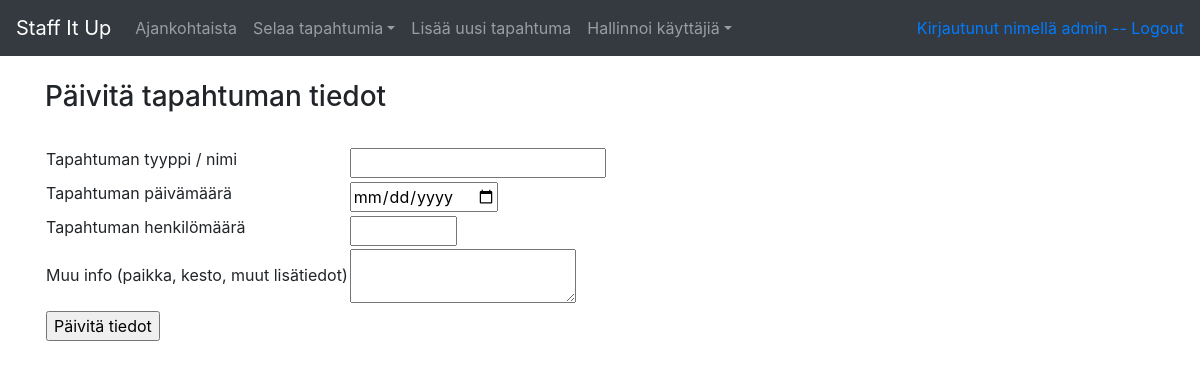
The app's page /admin/update/event/5/ (signed in), older data.
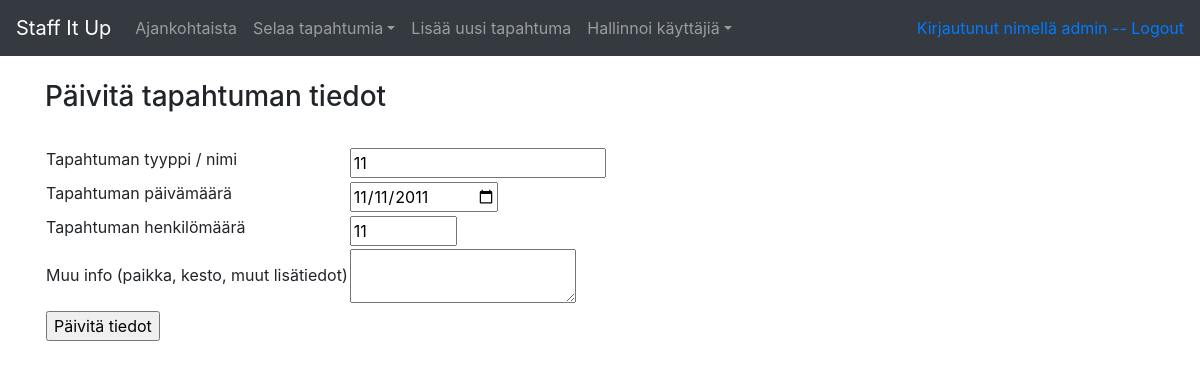
The same page, newer data.
### application/auth/models.py (models this page shows, shortened)
class User(db.Model):
    __tablename__ = "account"
    id = db.Column(db.Integer, primary_key=True)
    date_created = db.Column(db.DateTime, default=db.func.current_timestamp())
    date_modified = db.Column(db.DateTime, default=db.func.current_timestamp(),
                              onupdate=db.func.current_timestamp())
    name = db.Column(db.String(144), nullable=False)
    username = db.Column(db.String(20), nullable=False)
    password = db.Column(db.String(30), nullable=False)
    email = db.Column(db.String(144))
    phone = db.Column(db.String(20))
    roles = db.relationship("Role", secondary="account_role")
    registrations = db.relationship("AssignmentRegistration", backref='account', lazy=True)
    def role_ok(self, role):
        for user_role in self.roles:
                    if user_role.name == role:
                        return True

### application/events/models.py (models this page shows, shortened)
class Event(db.Model):
    id = db.Column(db.Integer, primary_key=True)
    type = db.Column(db.String(144), nullable=False)
    date = db.Column(db.Date, nullable=False)
    pax = db.Column(db.Integer)
    info = db.Column(db.String(500))
    staffed = db.Column(db.Boolean, nullable=False)
    assignments = db.relationship("Assignment", backref='event', lazy=True)

### application/events/views.py (the view, shortened to what this page needs)
@app.route("/admin/update/event/<event_id>/", methods=["GET", "POST"])
@login_required("admin")
def events_update(event_id):
    event = Event.query.get(event_id)
    if request.method == "GET":
        form = EventForm(obj=event)
        return render_template("admin/events/update.html", form=form, event=event)

### application/events/forms.py
class EventForm(FlaskForm):
    type = StringField("Tapahtuman tyyppi / nimi", [validators.Length(min=2, message="Nimen tulee olla vähintään 2 merkkiä pitkä"),
                                                        validators.Length(max=144, message="Nimen pituus voi olla maksimissaan 144 merkkiä")])
    date = DateField("Tapahtuman päivämäärä", [validators.Required(message="Syötä päivämäärä muodossa VVVV-kk-pp")], format='%Y-%m-%d')
    pax = IntegerField("Tapahtuman henkilömäärä", [validators.NumberRange(min=1, max=3000, message="Syötä numero väliltä 1 - 3000")])
    info = TextAreaField("Muu info (paikka, kesto, muut lisätiedot)", [validators.Length(max=500, message="Syöte liian pitkä, maksimipituus 500 merkkiä")])
    class Meta:
        csrf = False

### application/__init__.py (called while the page is built)
@login_manager.user_loader
def load_user(user_id):
    return User.query.get(user_id)

### application/templates/admin/events/update.html (shortened to what this page needs)
{% extends "layout.html" %}
{% block body %}
<h3>Päivitä tapahtuman tiedot</h3><br>
<form method="POST" action="{{ url_for('events_update', event_id=event.id) }}" >
  <table>
    <tr>
      <td>
        {{ form.type.label }}
      </td>
      <td>
        {{ form.type }}
      </td>
      <td>
	    </td>
    </tr>
    <tr>
      <td>
        {{ form.date.label }}
      </td>
      <td>
        {{ form.date }}
      </td>
      <td>
	    </td>
    </tr>
    <tr>
      <td>
        {{ form.pax.label }}
      </td>
      <td>
        {{ form.pax }}
      </td>
      <td>
      </td>
    </tr>
    <tr>
      <td>
        {{ form.info.label }}
      </td>
      <td>
        {{ form.info }}
      </td>
      <td>
      </td>
    </tr>
    <tr>
      <td colspan="2">
       <input type="submit" value="Päivitä tiedot"/>
       </td>
     </tr>
  </table>
</form>
{% endblock %}

### application/templates/layout.html (shortened to what this page needs)
<!DOCTYPE html>
  <html>
    <head>
      <link rel="stylesheet" href="https://maxcdn.bootstrapcdn.com/bootstrap/4.0.0/css/bootstrap.min.css">
    </head>
    <body>
      <nav class="navbar navbar-expand-md navbar-dark bg-dark mb-4">
        <a class="navbar-brand" href="{{ url_for('index') }} ">Staff It Up</a>
	        <div class="collapse navbar-collapse" id="navbarCollapse">
            <ul class="navbar-nav mr-auto">
              {% if current_user.is_authenticated and current_user.role_ok("admin")  %}
              <li class="nav-item">
                <a class="nav-link" href="{{ url_for('index') }} ">Ajankohtaista</a>
              </li>
              <li class="nav-item dropdown">
                <a class="nav-link dropdown-toggle" href="#" id="navbarDropdown" role="button" data-toggle="dropdown" aria-haspopup="true" aria-expanded="false">
                  Selaa tapahtumia</a>
              </li
              <li class="nav-item">
                <a class="nav-link" href="{{ url_for('events_form') }} ">Lisää uusi tapahtuma</a>
              <li class="nav-item dropdown">
                <a class="nav-link dropdown-toggle" href="#" id="navbarDropdown" role="button" data-toggle="dropdown" aria-haspopup="true" aria-expanded="false">
                  Hallinnoi käyttäjiä</a>
              </li
              {% endif %}
            </ul>
          </div>
          <div class="form-inline mt-2 mt-md-0">
            {% if current_user.is_authenticated %}
            <a href="{{ url_for('auth_logout') }}">Kirjautunut nimellä {{ current_user.name }} -- Logout</a>
            {% endif %}
          </div>
        </nav>
        <main role="main" class="container">
	      {% block body %}{% endblock %}
      </main>
    </body>
  </html>

Row changes from the older to the newer data that the page shows:
added Event: type "11", date "11/11/2011", pax "11"
